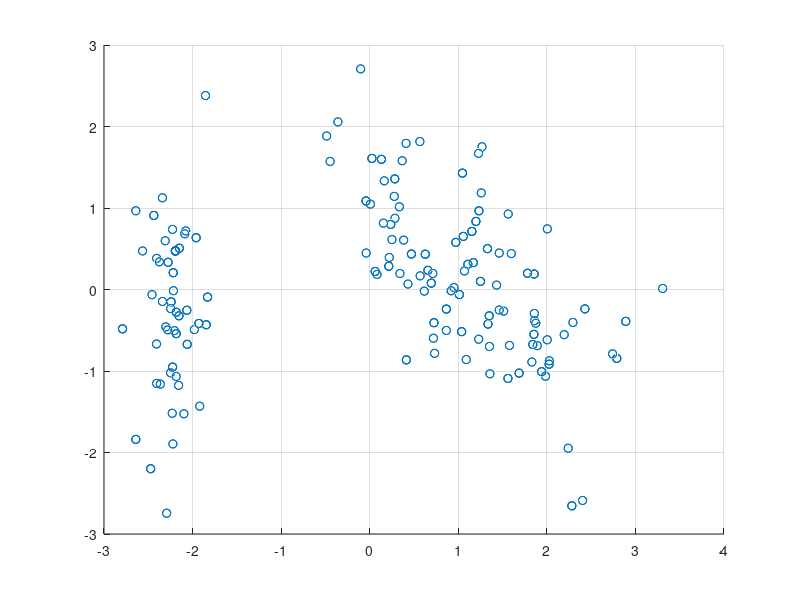
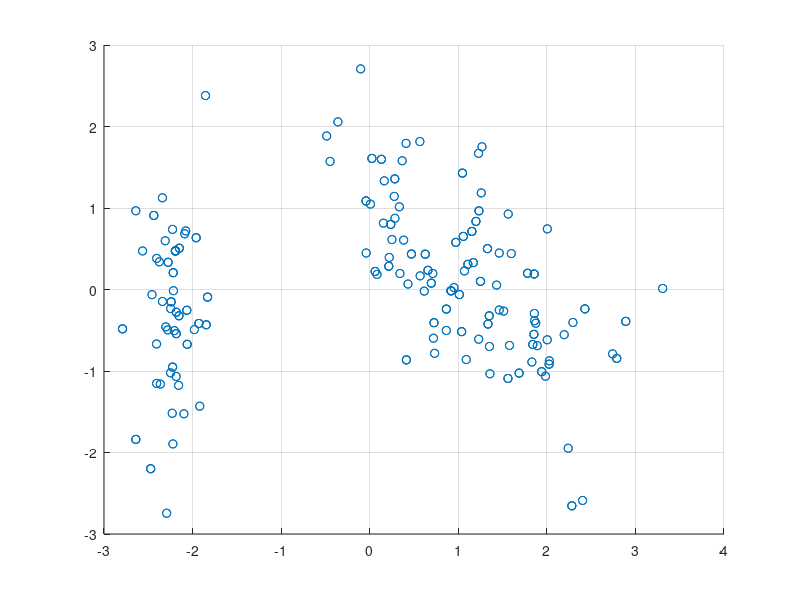

MATLAB code for these plots, in order:
clc
clear
close all

clc
clear
close all
load('dados_iris.mat')
dados = [iris_treino1(:,1) iris_treino1(:,2) iris_treino1(:,3) iris_treino1(:,4)
         iris_treino2(:,1) iris_treino2(:,2) iris_treino2(:,3) iris_treino2(:,4)
         iris_treino3(:,1) iris_treino3(:,2) iris_treino3(:,3) iris_treino3(:,4)]
media = mean(dados,1);
std = std(dados,0,1);
dados_norm = (dados-media)./std;

[U,S,V] = svd(dados_norm);
dados_3d = dados_norm * V(:,1:3);
dados_2d = dados_norm *V(:,1:2);
dados_1d = dados_norm *V(:,1);
%plot
figure(1)
hold on
grid on
scatter3(dados_3d(:,1),dados_3d(:,2),dados_3d(:,3));
figure(2)
hold on
grid on
scatter(dados_2d(:,1),dados_2d(:,2));
